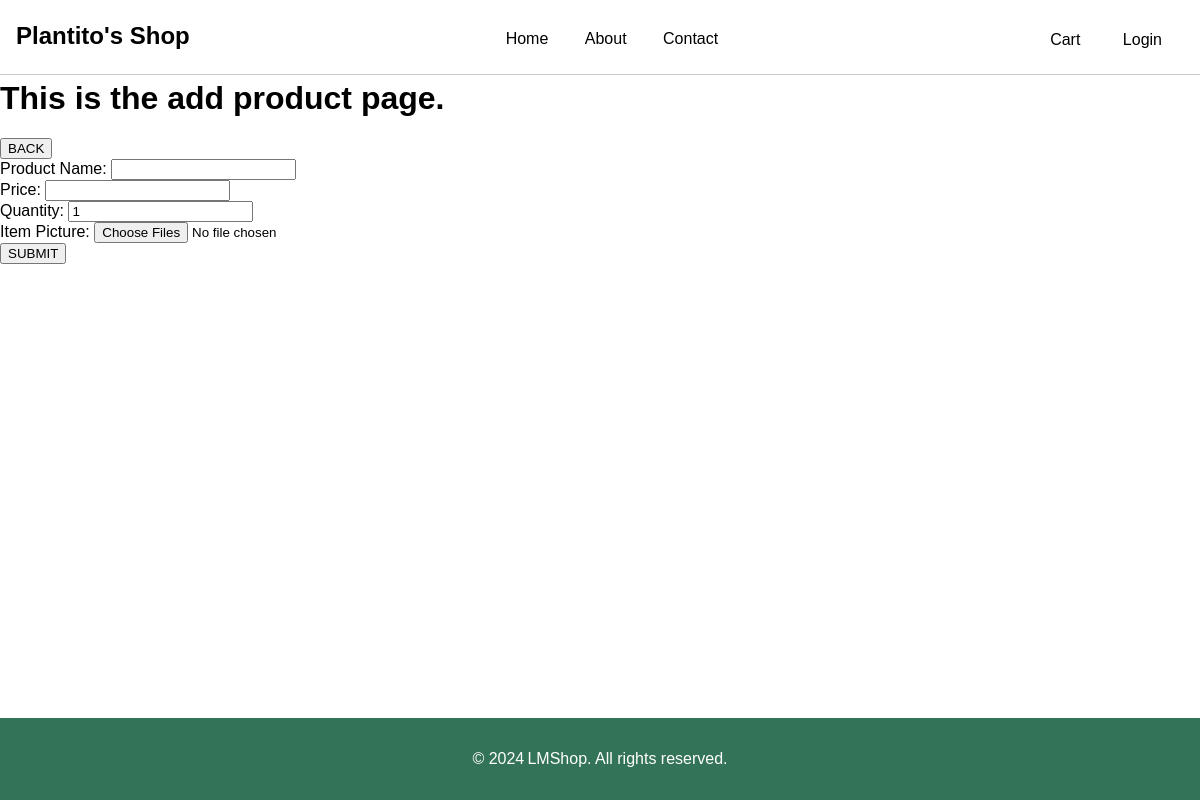
The app's page /product/create.php, older data.
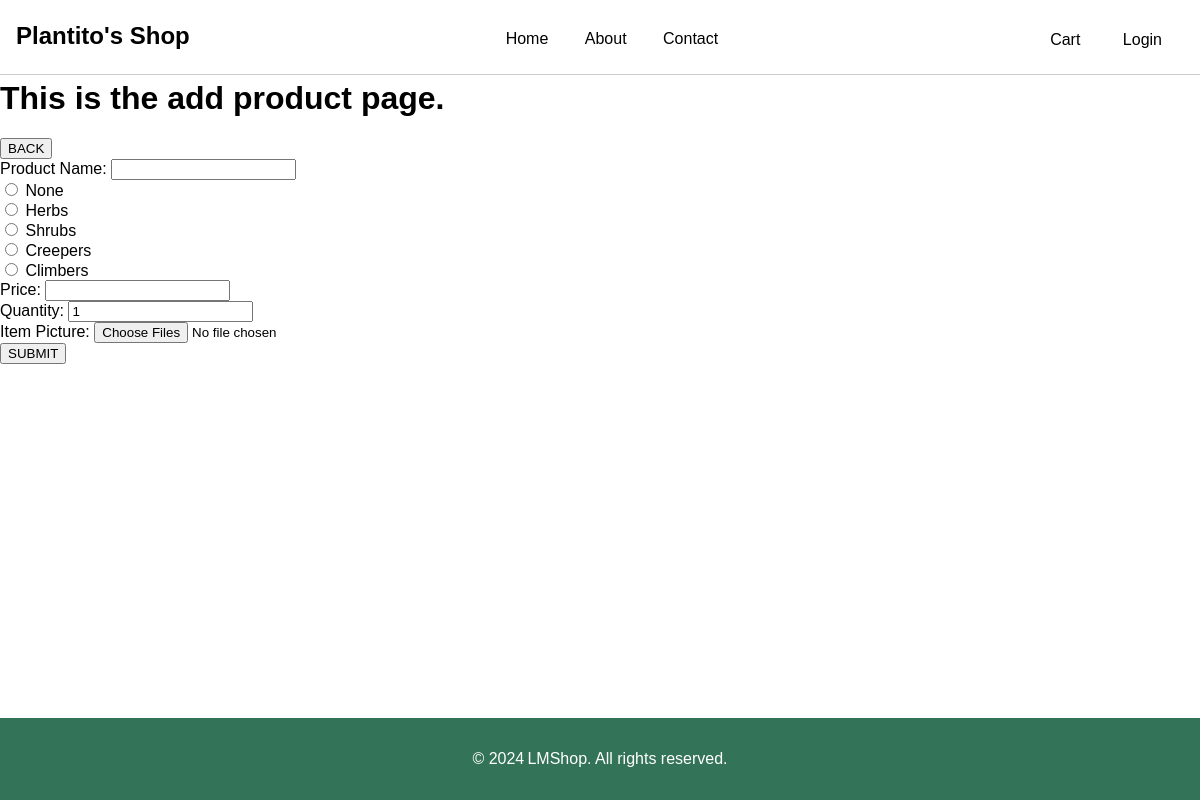
The same page, newer data.
### tables this page shows
CREATE TABLE category(
    cat_id INT NOT NULL PRIMARY KEY AUTO_INCREMENT,
    description varchar(32)
);

### product/create.php (the view, shortened to what this page needs)
<?php
    include('../includes/config.php');
    if($_SESSION['isAdmin'] == true)
        include('../includes/adminHeader.php');
    else
        include('../includes/header.php');
    $sql = "SELECT description FROM category";
    $result = mysqli_query($conn, $sql);
?>
<!DOCTYPE html>
<html lang="en">
<head>
</head>
<body>
    <h1>This is the add product page.</h1>
    <form action="create.php" method="post">
        <button class="add-button" name="back">BACK</button>
    </form>
    <form method="post" action="store.php" enctype="multipart/form-data">
        <label>Product Name:</label>
        <input class="inputbox" type="text" name="description" value="<?php
            if(isset($_SESSION['desc'])){
                echo $_SESSION['desc'];
            }?>"/>
        <br>
        <?php
        while($row = mysqli_fetch_array($result)){
            echo "<input type=\"radio\" id=\"cat\" name=\"category\" value=\"{$row['description']}\">
        <label>{$row['description']}</label>
        <br>
            ";
        }
        ?>
        <label>Price:</label>
        <input class="inputbox" type="text" name="price" value="<?php
            if(isset($_SESSION['prc'])){
                echo $_SESSION['prc'];
            }?>"/>
        <br>
        <label>Quantity:</label>
        <input class="inputbox" type="number" value="1" placeholder="1" name="quantity" min="1">
        <br>
        <label>Item Picture:</label>
        <input class="inputbox" type="file" name="imges[]" multiple>
        <br>
        <button class="button" name="submit">SUBMIT</button>
    </form>
</body>
</html>
<?php
    include('../includes/footer.php');
?>

### includes/header.php (shortened to what this page needs)
<link rel="stylesheet" href="styles/style.css">
<header class="site-header">
    <div class="site-identity">
        <h1><a href="/plantitoshop" class="green-hover">Plantito's Shop</a></h1>
    </div>
    <nav class="site-navigation">
        <ul class="nav">
        <li><a href="/plantitoshop" class="green-hover">Home</a></li>
        <li><a href="#" class="green-hover">About</a></li>
        <li><a href="#" class="green-hover">Contact</a></li>
        </ul>
    </nav>
    <div class="site-navigation">
        <ul class="nav">
            <li><a href="#" class="green-hover">Cart</a></li>
            <li><form action="" method="post"><button class="anchor-style green-hover" name="admin">Login</button></form></li>
        </ul>
    </div>
</header>

### includes/footer.php (shortened to what this page needs)
<footer>
    <div class="footer">&copy;
        <?php
            $date = date('Y');
            echo "{$date}";
        ?>
    <span> LMShop. All rights reserved.</span></div>
</footer>

### includes/styles/style.css (style rules this page uses)
body { font-family: Helvetica; margin: 0; padding-top: 80px; padding-bottom: 85px; }
form { padding: 0; margin: 0; }
.anchor-style { border: none; background: none; font-size: 16px; font-family: Helvetica; }

### includes/header.php (style rules this page uses)
body { font-family: Helvetica; margin: 0; }
a { text-decoration: none; color: #000; }
.site-header { background-color: white; position: fixed; top: 0; right: 0; left: 0; border-bottom: 1px solid #ccc; padding: .5em 1em; display: flex; justify-content: space-between; z-index: 10; }
.site-identity h1 { font-size: 1.5em; margin: .6em 0; display: inline-block; }
.site-navigation ul, .site-navigation li { margin: 0; padding: 0; }
.site-navigation li { display: inline-block; margin: 1.4em 1em 1em 1em; }

### includes/footer.php (style rules this page uses)
:root { box-sizing: border-box; margin: 0; padding: 0; font-family: sans-serif; }
body { height: (100vh - 150px); padding-bottom: 90px; }
.footer { position: fixed; bottom: 0; left: 0; right: 0; padding: 2rem; background: #337357; color: white; font-weight: 500; display: flex; justify-content: center; align-items: center; gap: 0.2rem; }

Row changes from the older to the newer data that the page shows:
added category: description "None"
added category: description "Herbs"
added category: description "Shrubs"
added category: description "Creepers"
added category: description "Climbers"
